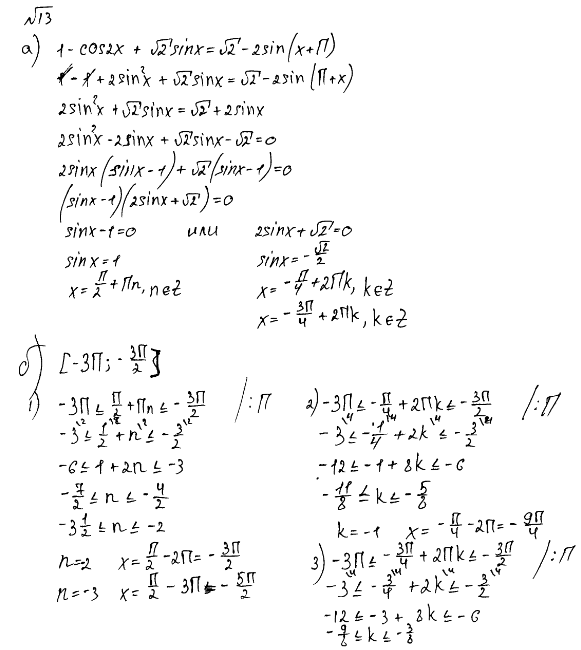
#> input picture tasks/14/evals/fipi/13.1.4/solution-01.png, 581 x 650 px; its folder holds only this picture in this run
$ python fetch_dedupe.py
#> lines starting #> are read from the running program, lines starting #| are printed output that depends on the picture
"""Download student scans from the parsed pages and flag ones that duplicate FIPI eval scans."""
import io
import json
import sys
import time
import urllib.request
from pathlib import Path

from PIL import Image

HERE = Path(__file__).parent
REPO = Path('/mnt/c/Users/kosti/Desktop/botai-ai')
PAGES = {'14': 'rx1.json', '15': 'rx2.json', '18': 'rx5.json'}


def ahash(img, size=16):
#> called with size = 16
    g = img.convert('L').resize((size, size))
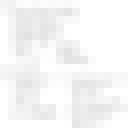
#> g: PIL image 16x16 L (shown 8 times larger); min 226, max 255, mean 246
    px = list(g.getdata())
#> px = 256 values, max 255 at index 10, min 226 at index 67, mean 246
    mean = sum(px) / len(px)
#> mean = 246
    return [p > mean for p in px]


def dist(a, b):
    return sum(x != y for x, y in zip(a, b))


def fetch(file_id):
    target = HERE / 'img' / f'{file_id}.png'
    if not target.exists():
        req = urllib.request.Request(f'https://math-ege.sdamgia.ru/get_file?id={file_id}',
                                     headers={'User-Agent': 'Mozilla/5.0'})
        data = urllib.request.urlopen(req, timeout=30).read()
        target.parent.mkdir(exist_ok=True)
        Image.open(io.BytesIO(data)).save(target)
        time.sleep(0.5)
    return target


fipi = {}
for task in PAGES:
    for path in (REPO / 'tasks' / task / 'evals' / 'fipi').glob('*/solution*.png'):
#> (the run stopped early here; a loop or call above may not have finished)

$ run again, on tasks/14/evals/fipi/13.2.1/solution.png
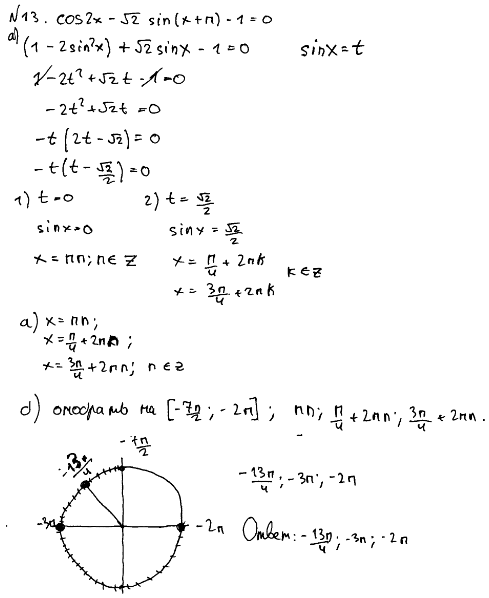
#> input picture tasks/14/evals/fipi/13.2.1/solution.png, 489 x 598 px
#> in ahash, `g = img.convert('L').resize((size, size))`:
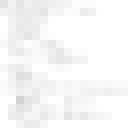
#> g: PIL image 16x16 L (shown 8 times larger); min 211, max 255, mean 247.4
#> px = 256 values, max 255 at index 12, min 211 at index 194, mean 247.4
#> mean = 247.4

$ run again, on tasks/14/evals/fipi/13.1.4/solution-02.png
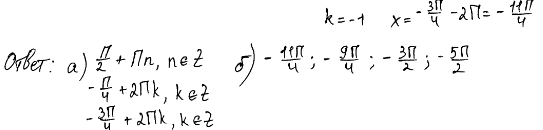
#> input picture tasks/14/evals/fipi/13.1.4/solution-02.png, 543 x 130 px
#> in ahash, `g = img.convert('L').resize((size, size))`:
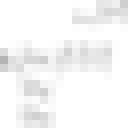
#> g: PIL image 16x16 L (shown 8 times larger); min 180, max 255, mean 246.2
#> px = 256 values, max 255 at index 0, min 180 at index 112, mean 246.2
#> mean = 246.2
